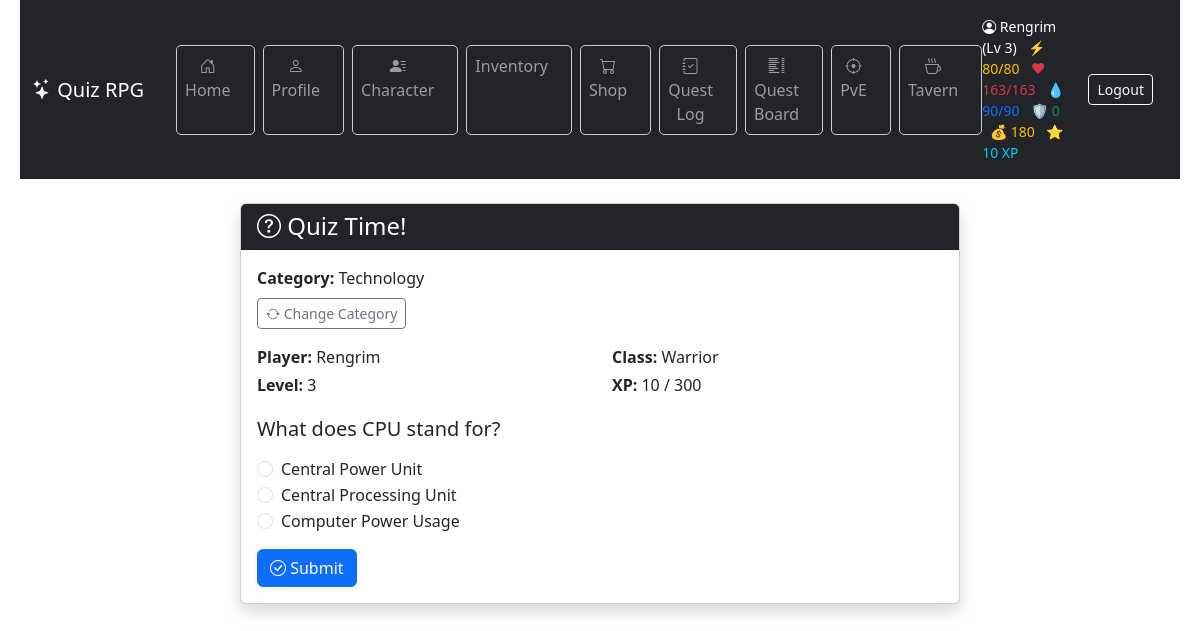
/quiz/ (signed in), run on an earlier commit of the app's database.
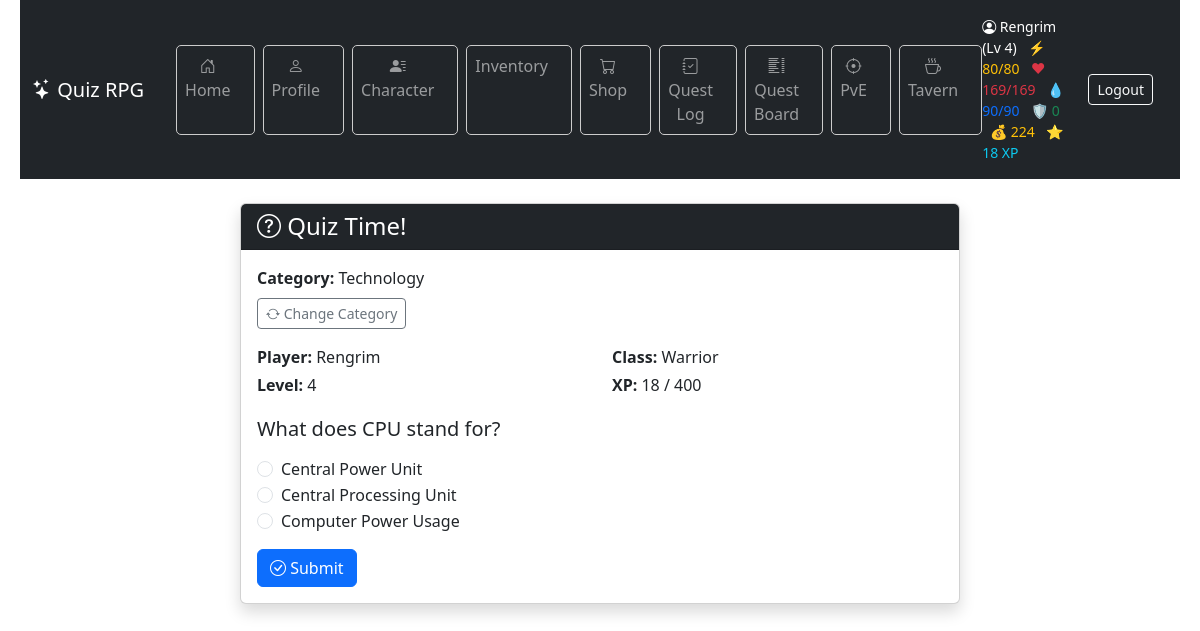
And on a later commit of the database.
### game/models.py (models this page shows, shortened)
class Character(models.Model):
    CLASS_CHOICES = [
        ("warrior", "Warrior"),
        ("mage", "Mage"),
        ("rogue", "Rogue"),
    ]
    user = models.OneToOneField(User, on_delete=models.CASCADE)
    name = models.CharField(max_length=100)
    character_class = models.CharField(
        max_length=20, choices=CLASS_CHOICES, default="warrior"
    )
    level = models.IntegerField(default=1)
    experience = models.IntegerField(default=0)
    experience_to_next_level = models.PositiveIntegerField(default=100)
    hp = models.PositiveIntegerField(default=100)
    max_hp = models.PositiveIntegerField(default=100)
    hp_from_levels = models.PositiveIntegerField(default=0)
    mana = models.PositiveIntegerField(default=50)
    max_mana = models.PositiveIntegerField(default=50)
    mana_from_levels = models.PositiveIntegerField(default=0)
    stamina = models.PositiveIntegerField(default=50)
    max_stamina = models.PositiveIntegerField(default=50)
    armor = models.PositiveIntegerField(default=0)
    damage_reduction = models.FloatField(default=0.0)
    physical_min_damage = models.PositiveIntegerField(default=1)
    physical_max_damage = models.PositiveIntegerField(default=3)
    spell_power = models.PositiveIntegerField(default=0)
    hp_regeneration = models.PositiveIntegerField(default=0)
    mana_regeneration = models.PositiveIntegerField(default=0)
    stamina_regeneration = models.PositiveIntegerField(default=0)
    items = models.ManyToManyField("Item", related_name="characters", blank=True)
    equipped_head = models.ForeignKey(
        "Item",
        null=True,
        blank=True,
        related_name="equipped_on_head",
        on_delete=models.SET_NULL,
    )
    equipped_body = models.ForeignKey(
        "Item",
        null=True,
        blank=True,
        related_name="equipped_on_body",
        on_delete=models.SET_NULL,
    )
    equipped_legs = models.ForeignKey(
        "Item",
        null=True,
        blank=True,
        related_name="equipped_on_legs",
        on_delete=models.SET_NULL,
    )
    equipped_feet = models.ForeignKey(
        "Item",
        null=True,
        blank=True,
        related_name="equipped_on_feet",
        on_delete=models.SET_NULL,
    )
    equipped_hand_right = models.ForeignKey(
        "Item",
        null=True,
        blank=True,
        related_name="equipped_on_hand_right",
        on_delete=models.SET_NULL,
    )
    equipped_hand_left = models.ForeignKey(
        "Item",
        null=True,
        blank=True,
        related_name="equipped_on_hand_left",
        on_delete=models.SET_NULL,
    )
    strength = models.IntegerField(default=5)
    intelligence = models.IntegerField(default=5)
    dexterity = models.IntegerField(default=5)
    vitality = models.IntegerField(default=5)
    luck = models.IntegerField(default=5)
    stat_points = models.IntegerField(default=0)
    gold = models.IntegerField(default=0)
    last_regen_time = models.DateTimeField(default=timezone.now)
    class XpReward(TypedDict):
        total: int
        base: int
        strength_bonus: int
        intelligence_bonus: int
        double: bool

class Question(models.Model):
    text = models.CharField(max_length=255)
    category = models.ForeignKey(
        "Category", on_delete=models.CASCADE, null=True, blank=True
    )

class Category(models.Model):
    name = models.CharField(max_length=100)

class Answer(models.Model):
    question = models.ForeignKey(
        "Question", related_name="answers", on_delete=models.CASCADE
    )
    text = models.CharField(max_length=255)
    is_correct = models.BooleanField(default=False)

### game/views.py (the view, shortened to what this page needs)
# urls.py: path("quiz/", views.quiz_view, name="quiz"),
@character_required
def quiz_view(request):
    character, created = Character.objects.get_or_create(
        user=request.user,
        defaults={"name": request.user.username},
    )
    regenerate_character(character)
    category_id = request.session.get("selected_category")
    questions = Question.objects.all()
    if category_id:
        questions = questions.filter(category_id=category_id)
    if not questions.exists():
        return render(request, "game/no_questions.html", {"category_id": category_id})
    if not character.character_class:
        return redirect("choose_class")
    feedback = request.session.pop("feedback", None)
    question = random.choice(questions)
    return render(
        request,
        "game/quiz.html",
        {"question": question, "character": character, "feedback": feedback},
    )

### game/context_processors.py (called while the page is built)
def character_context(request):
    if request.user.is_authenticated:
        try:
            character = Character.objects.get(user=request.user)
            return {"character": character}
        except Character.DoesNotExist:
            return {}
    return {}

### game/services/regeneration.py (called while the page is built)
def regenerate_character(character):
    now = timezone.now()
    elapsed = now - character.last_regen_time
    ticks = elapsed // REGEN_INTERVAL
    if ticks >= 1:
        character.hp = min(character.max_hp, character.hp + ticks * REGEN_AMOUNT)
        character.mana = min(character.max_mana, character.mana + ticks * REGEN_AMOUNT)
        character.stamina = min(
            character.max_stamina, character.stamina + ticks * REGEN_AMOUNT
        )
        character.last_regen_time = now
        character.save()

### game/templates/game/quiz.html (shortened to what this page needs)
{% extends "game/base.html" %}
{% block content %}
<div class="container my-4">
  <div class="row justify-content-center">
    <div class="col-lg-8">
      <div class="card shadow">
        <div class="card-header bg-dark text-white">
          <h4 class="mb-0"><i class="bi bi-question-circle"></i> Quiz Time!</h4>
        </div>
        <div class="card-body">
          {% if question.category %}
          <p class="mb-2">
            <strong>Category:</strong> {{ question.category.name }}
          </p>
          {% endif %}
          <p>
            <a href="{% url 'clear_category' %}" class="btn btn-sm btn-outline-secondary">
              <i class="bi bi-arrow-repeat"></i> Change Category
            </a>
          </p>
          <div class="mb-3 row row-cols-2">
            <p class="mb-1"><strong>Player:</strong> {{ character.name }}</p>
            <p class="mb-1"><strong>Class:</strong> {{ character.get_character_class_display }}</p>
            <p class="mb-1"><strong>Level:</strong> {{ character.level }}</p>
            <p class="mb-1">
              <strong>XP:</strong> {{ character.experience }} / {{ character.level|add:"0" }}00
            </p>
          </div>
          <form method="post">
            <div class="mb-3">
              <h5 class="mb-3">{{ question.text }}</h5>
              {% for answer in question.answers.all %}
              <div class="form-check">
                <input
                  class="form-check-input"
                  type="radio"
                  name="answer"
                  id="answer{{ answer.id }}"
                  value="{{ answer.id }}"
                />
                <label class="form-check-label" for="answer{{ answer.id }}">
                  {{ answer.text }}
                </label>
              </div>
              {% endfor %}
            </div>
            <button type="submit" class="btn btn-primary">
              <i class="bi bi-check-circle"></i> Submit
            </button>
          </form>
        </div>
      </div>
    </div>
  </div>
</div>
{% endblock %}

### game/templates/game/base.html (shortened to what this page needs)
{% load static %}
<!DOCTYPE html>
<html lang="en">
  <head>
    <link rel="stylesheet" type="text/css" href="{% static 'game/style.css' %}" />
    <link href="https://cdn.jsdelivr.net/npm/bootstrap@5.3.3/dist/css/bootstrap.min.css" rel="stylesheet" />
    <link href="https://cdn.jsdelivr.net/npm/bootstrap-icons@1.11.3/font/bootstrap-icons.css" rel="stylesheet" />
  </head>
  <body>
    <header class="bg-dark text-white">
      <nav class="navbar navbar-expand-lg navbar-dark bg-dark">
        <div class="container-fluid d-flex justify-content-between align-items-center py-2">
          <div class="d-flex align-items-center gap-3">
            <a class="navbar-brand me-3" href="{% url 'home' %}">
              <i class="bi bi-stars"></i> Quiz RPG
            </a>
            <ul class="navbar-nav flex-row gap-2">
              <li class="nav-item"><a class="nav-link btn btn-outline-secondary" href="{% url 'home' %}"><i class="bi bi-house-door"></i> Home</a></li>
              <li class="nav-item"><a class="nav-link btn btn-outline-secondary" href="{% url 'profile' %}"><i class="bi bi-person"></i> Profile</a></li>
              <li class="nav-item"><a class="nav-link btn btn-outline-secondary" href="{% url 'character' %}"><i class="bi bi-person-lines-fill"></i> Character</a></li>
              <li class="nav-item"><a class="nav-link btn btn-outline-secondary" href="{% url 'inventory' %}"> Inventory</a></li>
              <li class="nav-item"><a class="nav-link btn btn-outline-secondary" href="{% url 'shop' %}"><i class="bi bi-cart"></i> Shop</a></li>
              <li class="nav-item"><a class="nav-link btn btn-outline-secondary" href="{% url 'quest_log' %}"><i class="bi bi-journal-check"></i> Quest Log</a></li>
              <li class="nav-item"><a class="nav-link btn btn-outline-secondary" href="{% url 'quest_list' %}"><i class="bi bi-list-columns"></i> Quest Board</a></li>
              <li class="nav-item"><a class="nav-link btn btn-outline-secondary" href="{% url 'battle_select' %}"><i class="bi bi-crosshair"></i> PvE</a></li>
              <li class="nav-item"><a class="nav-link btn btn-outline-secondary" href="{% url 'tavern' %}"><i class="bi bi-cup-hot"></i> Tavern</a></li>
            </ul>
          </div>
          <div class="d-flex align-items-center gap-3">
            {% if character %}
              <span class="text-white small">
                <i class="bi bi-person-circle"></i> {{ character.name }} (Lv {{ character.level }})
                <span class="text-warning ms-2">⚡ {{ character.stamina }}/{{ character.max_stamina }}</span>
                <span class="text-danger ms-2">❤ {{ character.hp }}/{{ character.max_hp }}</span>
                <span class="text-primary ms-2">💧 {{ character.mana }}/{{ character.max_mana }}</span>
                <span class="text-success ms-2">🛡️ {{ character.armor }}</span>
                <span class="text-warning ms-2">💰 {{ character.gold }}</span>
                <span class="text-info ms-2">⭐ {{ character.experience }} XP</span>
              </span>
            {% endif %}
            <a class="btn btn-outline-light btn-sm" href="{% url 'logout' %}">Logout</a>
          </div>
        </div>
      </nav>
    </header>
    <main class="container mt-4">
      {% block content %}{% endblock %}
    </main>
  </body>
</html>

### game/static/game/style.css (style rules this page uses)
body { font-family: "Segoe UI", sans-serif; background-color: #f4f4f4; color: #333; margin: 0; padding: 0 20px; }
nav a { color: #ddd; text-decoration: none; margin-right: 15px; }
nav li { background: none !important; width: auto !important; height: auto !important; padding: 0 !important; margin: 0 !important; display: list-item; }
button { background-color: #4CAF50; color: white; border: none; padding: 8px 16px; margin-top: 5px; cursor: pointer; border-radius: 4px; }
ul { list-style: none; padding-left: 0; }
li { background-color: white; border: 1px solid #ccc; margin: 5px 0; padding: 10px; border-radius: 5px; }

What changed in the data, as far as the page shows it:
changed Character "Rengrim": level "3" → "4"; hp "163" → "169"; max_hp "163" → "169"; gold "180" → "224"; experience "10" → "18"; level|add "3" → "4"
